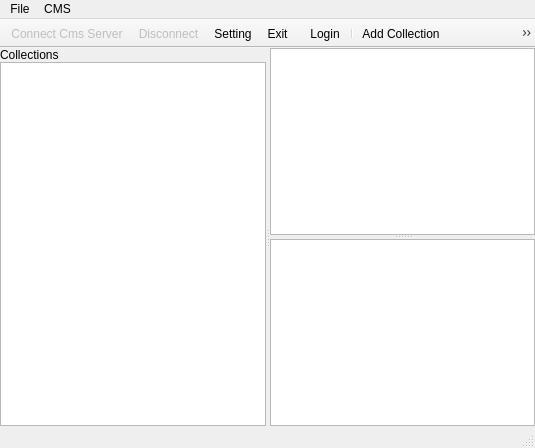
<?xml version="1.0" encoding="UTF-8"?>
<ui version="4.0">
 <class>MainWindow</class>
 <widget class="QMainWindow" name="MainWindow">
  <property name="geometry">
   <rect>
    <x>0</x>
    <y>0</y>
    <width>535</width>
    <height>448</height>
   </rect>
  </property>
  <property name="windowTitle">
   <string>BGCMS</string>
  </property>
  <property name="dockNestingEnabled">
   <bool>false</bool>
  </property>
  <widget class="QWidget" name="centralWidget">
   <layout class="QVBoxLayout" name="verticalLayout_2">
    <property name="spacing">
     <number>0</number>
    </property>
    <property name="leftMargin">
     <number>0</number>
    </property>
    <property name="topMargin">
     <number>0</number>
    </property>
    <property name="rightMargin">
     <number>0</number>
    </property>
    <property name="bottomMargin">
     <number>0</number>
    </property>
    <item>
     <widget class="QSplitter" name="splitter0">
      <property name="orientation">
       <enum>Qt::Horizontal</enum>
      </property>
      <widget class="QWidget" name="widSide" native="true">
       <layout class="QVBoxLayout" name="verticalLayout">
        <property name="spacing">
         <number>0</number>
        </property>
        <property name="leftMargin">
         <number>0</number>
        </property>
        <property name="topMargin">
         <number>0</number>
        </property>
        <property name="rightMargin">
         <number>0</number>
        </property>
        <property name="bottomMargin">
         <number>0</number>
        </property>
        <item>
         <widget class="QLabel" name="labSideTitle">
          <property name="text">
           <string>Collections</string>
          </property>
         </widget>
        </item>
        <item>
         <widget class="QListView" name="lvCollections"/>
        </item>
       </layout>
      </widget>
      <widget class="QSplitter" name="splitter1">
       <property name="orientation">
        <enum>Qt::Vertical</enum>
       </property>
       <widget class="QTableView" name="lvContents">
        <property name="editTriggers">
         <set>QAbstractItemView::NoEditTriggers</set>
        </property>
        <property name="selectionBehavior">
         <enum>QAbstractItemView::SelectRows</enum>
        </property>
        <property name="showGrid">
         <bool>false</bool>
        </property>
        <attribute name="verticalHeaderVisible">
         <bool>false</bool>
        </attribute>
       </widget>
       <widget class="QListView" name="lvTagFilter">
        <property name="editTriggers">
         <set>QAbstractItemView::NoEditTriggers</set>
        </property>
        <property name="showDropIndicator" stdset="0">
         <bool>false</bool>
        </property>
        <property name="dragDropMode">
         <enum>QAbstractItemView::NoDragDrop</enum>
        </property>
        <property name="selectionMode">
         <enum>QAbstractItemView::ExtendedSelection</enum>
        </property>
        <property name="movement">
         <enum>QListView::Static</enum>
        </property>
        <property name="resizeMode">
         <enum>QListView::Adjust</enum>
        </property>
        <property name="layoutMode">
         <enum>QListView::Batched</enum>
        </property>
        <property name="viewMode">
         <enum>QListView::IconMode</enum>
        </property>
        <property name="selectionRectVisible">
         <bool>false</bool>
        </property>
       </widget>
      </widget>
     </widget>
    </item>
   </layout>
  </widget>
  <widget class="QMenuBar" name="menuBar">
   <property name="geometry">
    <rect>
     <x>0</x>
     <y>0</y>
     <width>535</width>
     <height>22</height>
    </rect>
   </property>
   <widget class="QMenu" name="menuFile">
    <property name="title">
     <string>File</string>
    </property>
    <addaction name="actionConnect_Cms_Server"/>
    <addaction name="actionDisconnect"/>
    <addaction name="separator"/>
    <addaction name="actionSetting"/>
    <addaction name="separator"/>
    <addaction name="actionExit"/>
   </widget>
   <widget class="QMenu" name="menuCMS">
    <property name="title">
     <string>CMS</string>
    </property>
    <widget class="QMenu" name="menuCollection">
     <property name="title">
      <string>Collection</string>
     </property>
     <addaction name="actionAdd_Collection"/>
     <addaction name="actionRename_Collection"/>
     <addaction name="actionRemove_Collection"/>
    </widget>
    <widget class="QMenu" name="menuContent">
     <property name="title">
      <string>Content</string>
     </property>
     <addaction name="actionAdd_Content"/>
     <addaction name="actionRemove_Content"/>
     <addaction name="actionRearrange"/>
     <addaction name="separator"/>
     <addaction name="actionTag_Filter"/>
    </widget>
    <addaction name="actionLogin"/>
    <addaction name="separator"/>
    <addaction name="menuCollection"/>
    <addaction name="menuContent"/>
   </widget>
   <addaction name="menuFile"/>
   <addaction name="menuCMS"/>
  </widget>
  <widget class="QToolBar" name="File">
   <property name="windowTitle">
    <string>toolBar</string>
   </property>
   <property name="movable">
    <bool>false</bool>
   </property>
   <property name="iconSize">
    <size>
     <width>24</width>
     <height>24</height>
    </size>
   </property>
   <property name="floatable">
    <bool>false</bool>
   </property>
   <attribute name="toolBarArea">
    <enum>TopToolBarArea</enum>
   </attribute>
   <attribute name="toolBarBreak">
    <bool>false</bool>
   </attribute>
   <addaction name="actionConnect_Cms_Server"/>
   <addaction name="actionDisconnect"/>
   <addaction name="actionSetting"/>
   <addaction name="actionExit"/>
  </widget>
  <widget class="QToolBar" name="CMS">
   <property name="windowTitle">
    <string>toolBar</string>
   </property>
   <property name="movable">
    <bool>false</bool>
   </property>
   <property name="iconSize">
    <size>
     <width>24</width>
     <height>24</height>
    </size>
   </property>
   <property name="floatable">
    <bool>false</bool>
   </property>
   <attribute name="toolBarArea">
    <enum>TopToolBarArea</enum>
   </attribute>
   <attribute name="toolBarBreak">
    <bool>false</bool>
   </attribute>
   <addaction name="actionLogin"/>
   <addaction name="separator"/>
   <addaction name="actionAdd_Collection"/>
   <addaction name="actionRename_Collection"/>
   <addaction name="actionRemove_Collection"/>
   <addaction name="separator"/>
   <addaction name="actionAdd_Content"/>
   <addaction name="actionRemove_Content"/>
   <addaction name="actionRearrange"/>
   <addaction name="actionCopy_Link"/>
   <addaction name="separator"/>
   <addaction name="actionTag_Filter"/>
  </widget>
  <widget class="QStatusBar" name="CMSStatusBar">
   <property name="sizeGripEnabled">
    <bool>true</bool>
   </property>
  </widget>
  <action name="actionExit">
   <property name="icon">
    <iconset resource="bgcms.qrc">
     <normaloff>:/icons/icons8-Exit.png</normaloff>:/icons/icons8-Exit.png</iconset>
   </property>
   <property name="text">
    <string>Exit</string>
   </property>
  </action>
  <action name="actionAdd_Content">
   <property name="enabled">
    <bool>false</bool>
   </property>
   <property name="icon">
    <iconset resource="bgcms.qrc">
     <normaloff>:/icons/icons8-Add File.png</normaloff>:/icons/icons8-Add File.png</iconset>
   </property>
   <property name="text">
    <string>Add Content</string>
   </property>
  </action>
  <action name="actionRemove_Content">
   <property name="enabled">
    <bool>false</bool>
   </property>
   <property name="icon">
    <iconset resource="bgcms.qrc">
     <normaloff>:/icons/icons8-Delete File.png</normaloff>:/icons/icons8-Delete File.png</iconset>
   </property>
   <property name="text">
    <string>Remove Content</string>
   </property>
  </action>
  <action name="actionAdd_Collection">
   <property name="icon">
    <iconset resource="bgcms.qrc">
     <normaloff>:/icons/icons8-Add Folder.png</normaloff>:/icons/icons8-Add Folder.png</iconset>
   </property>
   <property name="text">
    <string>Add Collection</string>
   </property>
  </action>
  <action name="actionRemove_Collection">
   <property name="enabled">
    <bool>false</bool>
   </property>
   <property name="icon">
    <iconset resource="bgcms.qrc">
     <normaloff>:/icons/icons8-Delete Folder.png</normaloff>:/icons/icons8-Delete Folder.png</iconset>
   </property>
   <property name="text">
    <string>Remove Collection</string>
   </property>
  </action>
  <action name="actionConnect_Cms_Server">
   <property name="enabled">
    <bool>false</bool>
   </property>
   <property name="icon">
    <iconset resource="bgcms.qrc">
     <normaloff>:/icons/icons8-Connected.png</normaloff>:/icons/icons8-Connected.png</iconset>
   </property>
   <property name="text">
    <string>Connect Cms Server</string>
   </property>
  </action>
  <action name="actionDisconnect">
   <property name="enabled">
    <bool>false</bool>
   </property>
   <property name="icon">
    <iconset resource="bgcms.qrc">
     <normaloff>:/icons/icons8-Disconnected.png</normaloff>:/icons/icons8-Disconnected.png</iconset>
   </property>
   <property name="text">
    <string>Disconnect</string>
   </property>
  </action>
  <action name="actionRearrange">
   <property name="enabled">
    <bool>false</bool>
   </property>
   <property name="icon">
    <iconset resource="bgcms.qrc">
     <normaloff>:/icons/icons8-Hashtag.png</normaloff>:/icons/icons8-Hashtag.png</iconset>
   </property>
   <property name="text">
    <string>Rearrange</string>
   </property>
   <property name="toolTip">
    <string>Rearrange</string>
   </property>
  </action>
  <action name="actionTag_Filter">
   <property name="checkable">
    <bool>true</bool>
   </property>
   <property name="checked">
    <bool>true</bool>
   </property>
   <property name="icon">
    <iconset resource="bgcms.qrc">
     <normaloff>:/icons/icons8-Filter-48.png</normaloff>:/icons/icons8-Filter-48.png</iconset>
   </property>
   <property name="text">
    <string>Tag Filter</string>
   </property>
  </action>
  <action name="actionRename_Collection">
   <property name="enabled">
    <bool>false</bool>
   </property>
   <property name="icon">
    <iconset resource="bgcms.qrc">
     <normaloff>:/icons/icons8-Rename Folder.png</normaloff>:/icons/icons8-Rename Folder.png</iconset>
   </property>
   <property name="text">
    <string>Rename Collection</string>
   </property>
  </action>
  <action name="actionLogin">
   <property name="icon">
    <iconset resource="bgcms.qrc">
     <normaloff>:/icons/icons8-Login-48.png</normaloff>:/icons/icons8-Login-48.png</iconset>
   </property>
   <property name="text">
    <string>Login</string>
   </property>
  </action>
  <action name="actionSetting">
   <property name="icon">
    <iconset resource="bgcms.qrc">
     <normaloff>:/icons/icons8-Settings-48.png</normaloff>:/icons/icons8-Settings-48.png</iconset>
   </property>
   <property name="text">
    <string>Setting</string>
   </property>
  </action>
  <action name="actionCopy_Link">
   <property name="icon">
    <iconset resource="bgcms.qrc">
     <normaloff>:/icons/icons8-Copy Link-48.png</normaloff>:/icons/icons8-Copy Link-48.png</iconset>
   </property>
   <property name="text">
    <string>Copy Link</string>
   </property>
  </action>
 </widget>
 <layoutdefault spacing="6" margin="11"/>
 <tabstops>
  <tabstop>lvContents</tabstop>
 </tabstops>
 <resources>
  <include location="bgcms.qrc"/>
 </resources>
 <connections>
  <connection>
   <sender>actionTag_Filter</sender>
   <signal>toggled(bool)</signal>
   <receiver>lvTagFilter</receiver>
   <slot>setVisible(bool)</slot>
   <hints>
    <hint type="sourcelabel">
     <x>-1</x>
     <y>-1</y>
    </hint>
    <hint type="destinationlabel">
     <x>402</x>
     <y>356</y>
    </hint>
   </hints>
  </connection>
 </connections>
</ui>
